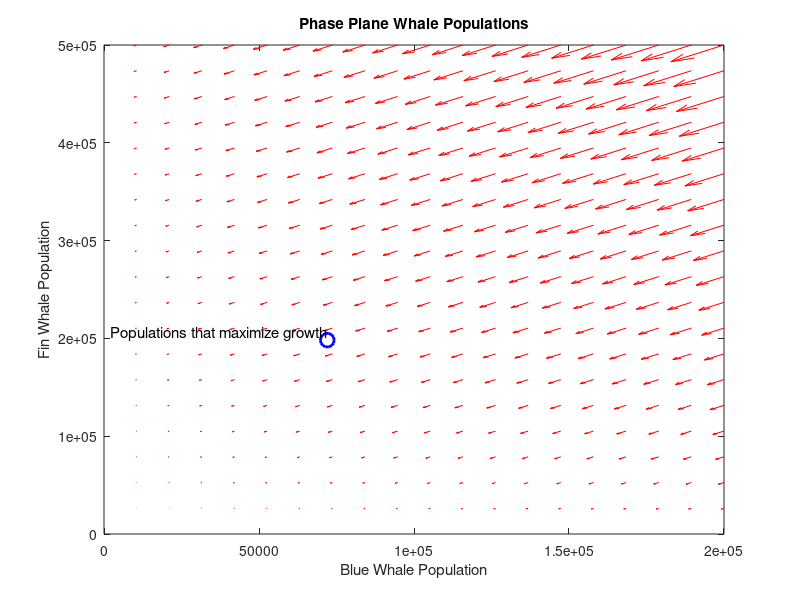

The MATLAB source for this figure:
function WhalePhase()
    % Define the parameters
    a = 0.05;
    b = 1*10^-4;
    c = 0.08;
    d = 1*10^-4;

    % Define the function
    f = @(t, Y) [a*Y(1)*(1-Y(1)/150000) - b*Y(1)*Y(2); c*Y(2)*(1-Y(2)/400000) - d*Y(1)*Y(2)];

    % Define the range of x and y values
    x = linspace(0, 200000, 20);
    y = linspace(0, 500000, 20);

    % Create a grid of points
    [xGrid, yGrid] = meshgrid(x, y);
    t = 0; 

    % Compute the direction at each grid point
    dy = zeros(size(xGrid));
    dx = zeros(size(yGrid));
    for i = 1:numel(xGrid)
        Yprime = f(t, [xGrid(i); yGrid(i)]);
        dx(i) = Yprime(1);
        dy(i) = Yprime(2);
    end

    % Plot the direction field
    quiver(xGrid, yGrid, dx, dy, 'r');
    xlabel('Blue Whale Population');
    ylabel('Fin Whale Population');
    title('Phase Plane Whale Populations');
    axis tight;

    hold on;
    plot(72027.0101, 198199.3247, 'bo', 'MarkerSize', 10, 'LineWidth', 2);
    text(72027.0101, 198197.3247, '  Populations that maximize growth', 'VerticalAlignment','bottom', 'HorizontalAlignment','right', 'FontSize', 11);

    % blue whale = 72027.0101, fin whale = 198199.3247
    
    % Enable graphing multiple solutions when clicking on the plot
    disp('Click on the plot to select initial conditions. Press any key to stop.');
    while true
        [xClick, yClick, button] = ginput(1);
        if isempty(button) || button ~= 1
            break;
        end
        plot(xClick, yClick, 'rx', 'MarkerSize', 10, 'LineWidth', 2);
        % Solve the system for the clicked point
        [~,Y] = ode45(f, [0, 100], [xClick; yClick]);
        plot(Y(:,1), Y(:,2), 'm-', 'LineWidth', 2);
        % Display the coordinates of where the solution ends
        text(Y(end,1), Y(end,2), ['(' num2str(Y(end,1)) ', ' num2str(Y(end,2)) ')'], 'VerticalAlignment', 'bottom', 'HorizontalAlignment', 'right');
    end
end
